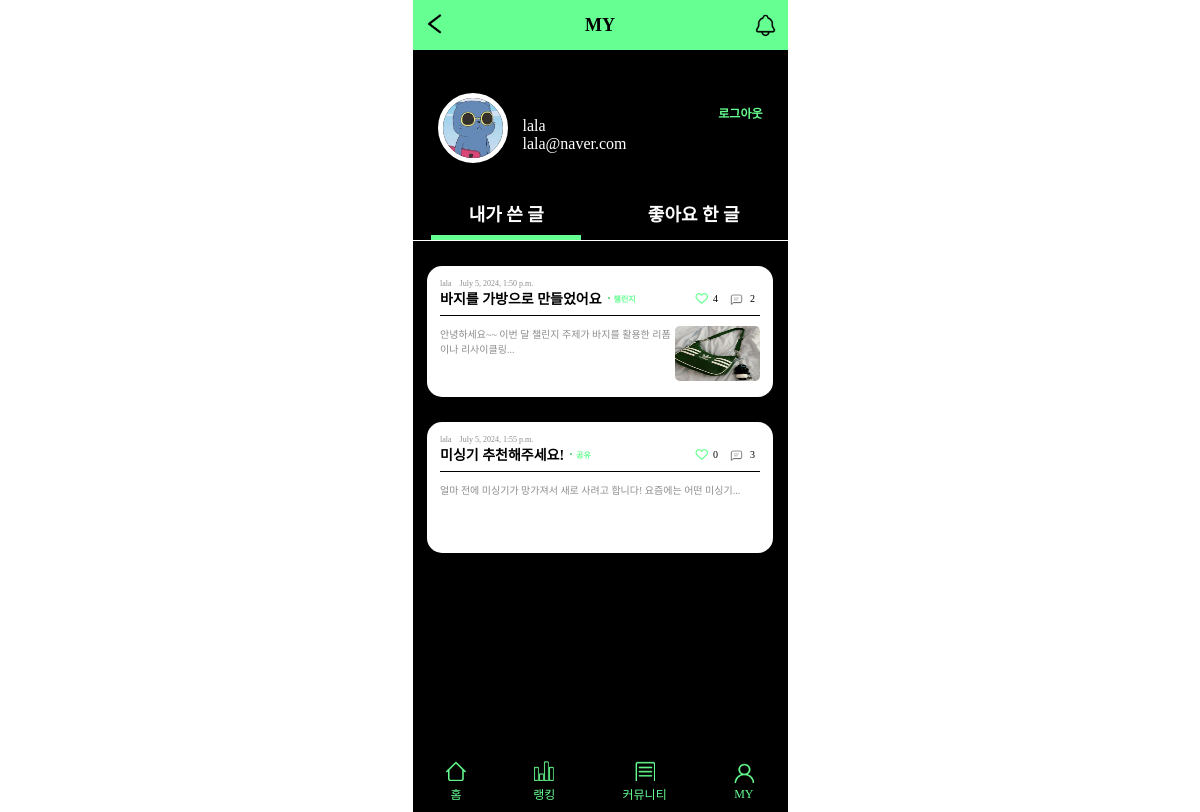
Page /accountApp/detail/2 on the earlier database version.
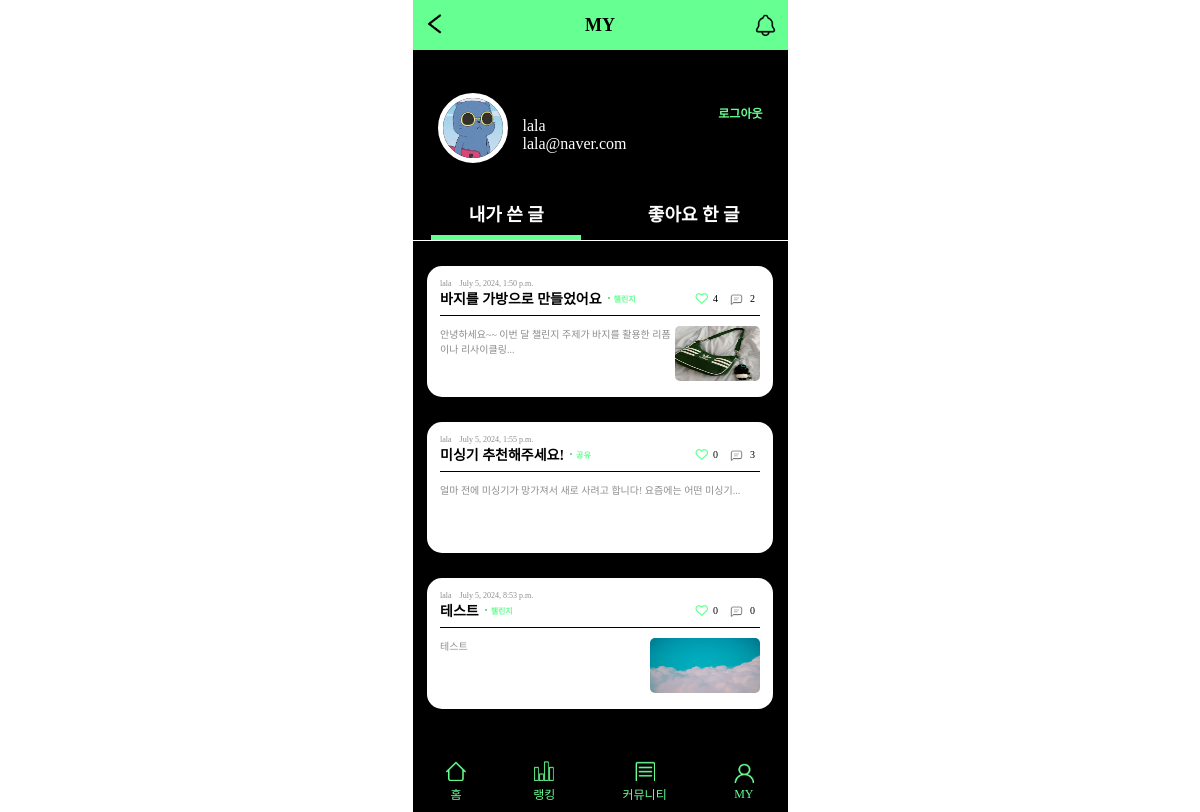
Same page on the later database version.
### mainApp/models.py (models this page shows, shortened)
class Post(models.Model):
    title = models.CharField(max_length=50) # 글의 제목, 최대 길이는 50
    content = models.TextField() # 글의 본문
    created_at = models.DateTimeField(auto_now_add=True) # 생성일자
    author = models.ForeignKey(to = User, on_delete = models.CASCADE, related_name = "posts")
    category = models.ManyToManyField(to = Category, through = "PostCategory", related_name = "posts")
    like = models.ManyToManyField(to = User, through = "Like", related_name="liked_posts")
    image = models.ImageField(upload_to = upload_filepath, blank = True) # 이미지 업로드
    file = models.FileField(upload_to = upload_filepath, blank = True ) # 파일 업로드

class Category(models.Model):
    name = models.CharField(max_length = 20)

### accountApp/models.py (models this page shows, shortened)
class User(AbstractBaseUser):
    email = models.EmailField(
        verbose_name='email',
        max_length=255,
        unique=True,
    )
    nickname = models.CharField(max_length=20)
    image = models.ImageField()
    is_active = models.BooleanField(default=True)
    is_admin = models.BooleanField(default=False)
    objects = UserManager()
    USERNAME_FIELD = 'email'
    REQUIRED_FIELDS = ['image', 'nickname']

### accountApp/views.py (the view)
# urls.py: path('detail/<int:pk>', AccountDetailView.as_view(), name = 'detail'),
class AccountDetailView(DetailView):
    model = User
    context_object_name = 'target_user'
    template_name = 'accountApp/detail.html'
    def get_context_data(self, **kwargs):
        user = self.get_object()
        post_list = Post.objects.filter(author=user)
        liked_post_list = Post.objects.filter(post_likes__user=user)
        context = super(AccountDetailView, self).get_context_data(post_list=post_list, **kwargs)
        context['liked_post_list'] = liked_post_list
        return context

### accountApp/templates/accountApp/detail.html (shortened to what the changed rows need)
<!DOCTYPE html>
{% load static %}
<html lang="en">
<head>
  <link rel="stylesheet" href="{% static 'css/hyunh.css' %}">
  <link rel="stylesheet" href="https://cdnjs.cloudflare.com/ajax/libs/font-awesome/6.0.0-beta3/css/all.min.css">
</head>
<body>
  <main class="community_main">
    <div>
      <section class="my_sec2">
        <div class="my_post_list">
          <div class="community_my_scroll">
            {% if post_list %}
            {% for post in post_list %}
            <div class="post_container">
              <div class="user_post_nameDate">
                <p>{{ post.author.nickname }}</p>
                <svg xmlns="http://www.w3.org/2000/svg" width="2" height="2" viewBox="0 0 2 2" fill="none">
                  <circle cx="1" cy="1" r="1" fill="rgba(0, 0, 0, 0.45);" fill-opacity="0.45" />
                </svg>
                <p>{{ post.created_at }}</p>
              </div>
              <div class="user_post_titleLike">
                <div class="user_post_title_area">
                  <a href="{% url 'mainApp:detail' post.id %}" class="user_post_titleLike_title">{{ post.title }}</a>
                  <div class="user_post_titleLike_category">
                    <svg xmlns="http://www.w3.org/2000/svg" width="2" height="2" viewBox="0 0 2 2" fill="none">
                      <circle cx="1" cy="1" r="1" fill="#66FF91"/>
                      <circle cx="1" cy="1" r="1" fill="black" fill-opacity="0.2"/>
                    </svg>
                    <span>{% for category in post.category.all %}
                    {% if category.name == "챌린지" %}
                      챌린지
                    {% else %}
                      공유
                    {% endif %}
                    {% endfor %}</span>
                  </div>
                </div>
                <div class="community_main_sec3_post_likeCom">
                  <p>
                    {% if request.user in post.like.all %}
                    <a href="{% url 'mainApp:remove_like' post.id %}"><i class="fas fa-heart fa-lg"></i></a>
                    {% else %}
                    <a href="{% url 'mainApp:add_like' post.id %}"></a>
                    {% endif %}
                    {{ post.like.count }}
                  </p>
                  <p><img src="../../../media/comment.png" alt="댓글">{{ post.comments.count }}</p>
                </div>
              </div>
              <div class="user_post_textImg">
                <p>
                  {% if post.content|length > 40 %}
                  {{ post.content|slice:":40" }}...
                  {% else %}
                  {{ post.content }}
                  {% endif %}
                </p>
                {% if post.image %}
                <img width="110" height="55" src="{{ post.image.url }}" class="user_post_textImg_img" />
                {% endif %}
              </div>
            </div>
            {% empty %} 작성된 글이 없습니다. {% endfor %}
            {% else %}
            <div class="post_none">작성한 글이 없습니다.</div>
            {% endif %}
          </div>
        </div>
      </section>
    </div>
  </main>
</body>
</html>

Differences in the rows shown:
added Post: author.nickname "lala", created_at "July 5, 2024, 8:53 p.m.", title "테스트", like.count "0", comments.count "0", content "테스트", image (picture), Category (name "챌린지")
